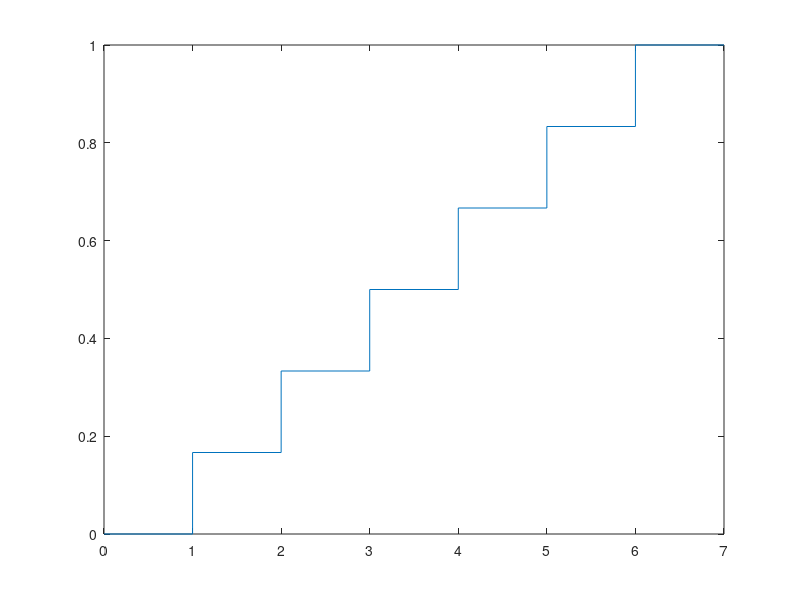

Recreate this plot in MATLAB.
%%                          1a


p = ones(1,6)/6;
xi = 1:6;

stem(xi, p, "filled")

%%                          1b

xib = 0:7;
b = [0 cumsum(p) 1];

stairs(xib,b)